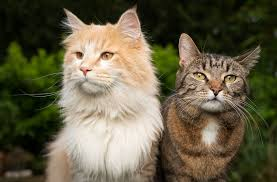
#> input picture day6/cat.jpg, 277 x 182 px
$ python bitwise.py
#> lines starting #> are read from the running program, lines starting #| are printed output that depends on the picture; after the words box and inside, x2 and y2 are one past the last pixel; in counts of white or black regions, pixels touching at a corner belong together
#사진의 hsv를 조절하는 코드
import cv2
import numpy as np

def callBack(value):
    pass

path = 'cat.jpg'

image = cv2.imread(path)
#> image is the input picture: shape (182, 277, 3); mean B, G, R 71.5, 94.9, 101.7

# [6 lines of commented-out code are left out]


cv2.namedWindow("Slider", cv2.WINDOW_NORMAL)
cv2.createTrackbar("low_h", "Slider", 0, 179, callBack)
#> slider 'low_h' is set to 35
cv2.createTrackbar("low_s", "Slider", 0, 255, callBack)
#> slider 'low_s' is set to 51
cv2.createTrackbar("low_v", "Slider", 0, 255, callBack)
#> slider 'low_v' is set to 51
cv2.createTrackbar("high_h", "Slider", 179, 179, callBack)
cv2.createTrackbar("high_s", "Slider", 255, 255, callBack)
cv2.createTrackbar("high_v", "Slider", 255, 255, callBack)

img_hsv = cv2.cvtColor(image, cv2.COLOR_BGR2HSV)
#> img_hsv: shape (182, 277, 3); mean H, S, V 26.5, 128, 105.2

# [7 lines of commented-out code are left out]

while True:
    low_h = cv2.getTrackbarPos("low_h", "Slider")
    low_s = cv2.getTrackbarPos("low_s", "Slider")
    low_v = cv2.getTrackbarPos("low_v", "Slider")

    high_h = cv2.getTrackbarPos("high_h", "Slider")
    high_s = cv2.getTrackbarPos("high_s", "Slider")
    high_v = cv2.getTrackbarPos("high_v", "Slider")

    low = np.array([low_h, low_s, low_v])
    high = np.array([high_h, high_s, high_v])
    print(low, high)

    mask = cv2.inRange(img_hsv, low, high)
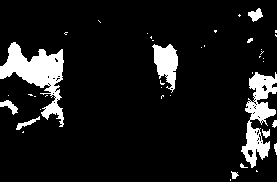
#> mask: shape (182, 277); 9.9% white; 41 white regions (30 under 20 px), largest, box (x1, y1, x2, y2) and area: (0, 42, 64, 127) 2121, (241, 72, 277, 168) 1556, (152, 44, 178, 93) 737
    result = cv2.bitwise_and(img_hsv, img_hsv, mask=mask)
#> result: shape (182, 277, 3); mean H, S, V 3.9, 19.5, 7.3


    cv2.imshow('Original image', image)
    cv2.imshow('Color Detector', result)


    if cv2.waitKey(10) & 0xff == 27:
#> (key Esc is pressed here)
        break

cv2.destroyAllWindows()

$ run again, with day6/dog.jpg copied over day6/cat.jpg
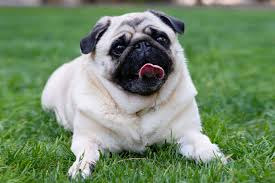
#> input picture day6/dog.jpg, 275 x 183 px
#> image is the input picture: shape (183, 275, 3); mean B, G, R 105.5, 138.8, 114.6
#> img_hsv: shape (183, 275, 3); mean H, S, V 68.6, 82.5, 141.8
#> `mask = cv2.inRange(img_hsv, low, high)`:
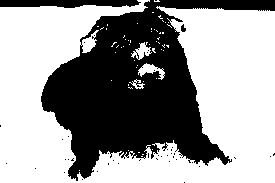
#> mask: shape (183, 275); 60.5% white; 45 black regions (42 under 20 px), largest, box (x1, y1, x2, y2) and area: (41, 0, 275, 181) 18900, (0, 0, 141, 8) 901, (181, 24, 186, 32) 27
#> result: shape (183, 275, 3); mean H, S, V 33.1, 70.9, 77.1

$ run again, with day6/dog2.jpg copied over day6/cat.jpg
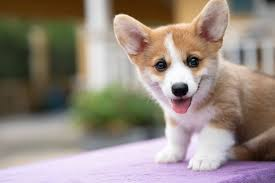
#> input picture day6/dog2.jpg, 275 x 183 px
#> image is the input picture: shape (183, 275, 3); mean B, G, R 128.1, 137.6, 150
#> img_hsv: shape (183, 275, 3); mean H, S, V 53.7, 66.3, 154.1
#> `mask = cv2.inRange(img_hsv, low, high)`:
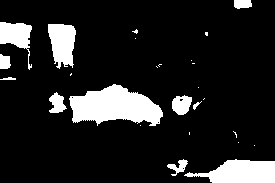
#> mask: shape (183, 275); 13.4% white; 26 white regions (15 under 20 px), largest, box (x1, y1, x2, y2) and area: (69, 84, 163, 126) 2566, (184, 159, 275, 183) 1446, (48, 24, 76, 69) 929
#> result: shape (183, 275, 3); mean H, S, V 10, 12.8, 15.8
